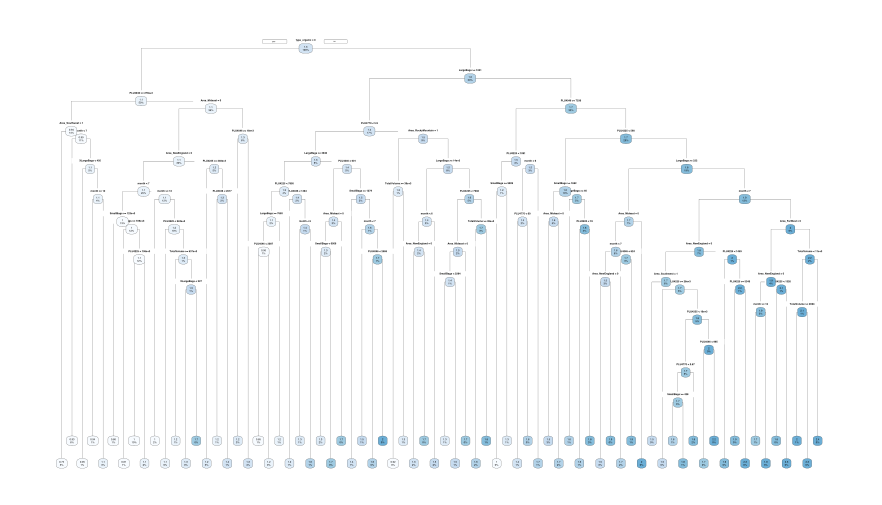

Write R code to recreate this figure.
library(rpart)
library(rpart.plot)

fit.tree <- rpart(f1,
                  avo_train,
                  control = rpart.control(cp = 0.001))

par(xpd = TRUE)
plot(fit.tree, compress=TRUE)
text(fit.tree, use.n=TRUE)
rpart.plot(fit.tree, type = 1)

yhat.train.tree <- predict(fit.tree, avo_train)
mse.train.tree <- mean((avo_train$AveragePrice - yhat.train.tree)^2)
mse.train.tree
# 0.03397259

yhat.test.tree <- predict(fit.tree, avo_test)
mse.test.tree <- mean((avo_test$AveragePrice - yhat.test.tree)^2)
mse.test.tree
# 0.1468156
